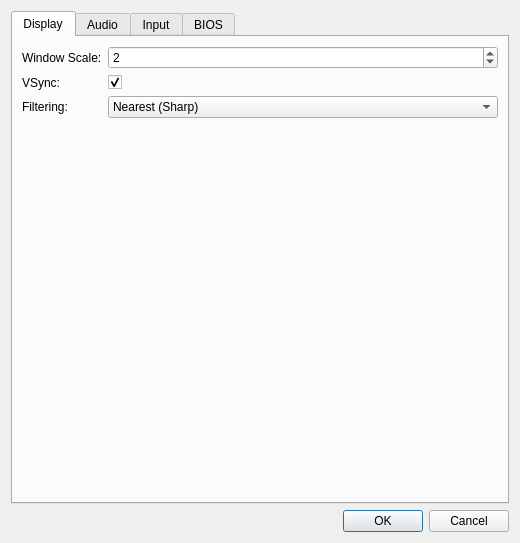
<?xml version="1.0" encoding="UTF-8"?>
<ui version="4.0">
 <class>ConfigDialog</class>
 <widget class="QDialog" name="ConfigDialog">
  <property name="geometry">
   <rect>
    <x>0</x>
    <y>0</y>
    <width>520</width>
    <height>500</height>
   </rect>
  </property>
  <property name="windowTitle">
   <string>Configuration</string>
  </property>
  <layout class="QVBoxLayout" name="verticalLayout">
   <item>
    <widget class="QTabWidget" name="tabWidget">
     <property name="currentIndex">
      <number>0</number>
     </property>
     <widget class="QWidget" name="displayTab">
      <attribute name="title">
       <string>Display</string>
      </attribute>
      <layout class="QFormLayout" name="formLayout">
       <item row="0" column="0">
        <widget class="QLabel" name="scaleLabel">
         <property name="text">
          <string>Window Scale:</string>
         </property>
        </widget>
       </item>
       <item row="0" column="1">
        <widget class="QSpinBox" name="scaleSpinBox">
         <property name="minimum">
          <number>1</number>
         </property>
         <property name="maximum">
          <number>6</number>
         </property>
         <property name="value">
          <number>2</number>
         </property>
        </widget>
       </item>
       <item row="1" column="0">
        <widget class="QLabel" name="vsyncLabel">
         <property name="text">
          <string>VSync:</string>
         </property>
        </widget>
       </item>
       <item row="1" column="1">
        <widget class="QCheckBox" name="vsyncCheckBox">
         <property name="checked">
          <bool>true</bool>
         </property>
        </widget>
       </item>
       <item row="2" column="0">
        <widget class="QLabel" name="filterLabel">
         <property name="text">
          <string>Filtering:</string>
         </property>
        </widget>
       </item>
       <item row="2" column="1">
        <widget class="QComboBox" name="filterComboBox">
         <item>
          <property name="text">
           <string>Nearest (Sharp)</string>
          </property>
         </item>
         <item>
          <property name="text">
           <string>Linear (Smooth)</string>
          </property>
         </item>
        </widget>
       </item>
      </layout>
     </widget>
     <widget class="QWidget" name="audioTab">
      <attribute name="title">
       <string>Audio</string>
      </attribute>
      <layout class="QFormLayout" name="formLayout_2">
       <item row="0" column="0">
        <widget class="QLabel" name="enableAudioLabel">
         <property name="text">
          <string>Enable Audio:</string>
         </property>
        </widget>
       </item>
       <item row="0" column="1">
        <widget class="QCheckBox" name="enableAudioCheckBox">
         <property name="checked">
          <bool>true</bool>
         </property>
        </widget>
       </item>
       <item row="1" column="0">
        <widget class="QLabel" name="volumeLabel">
         <property name="text">
          <string>Volume:</string>
         </property>
        </widget>
       </item>
       <item row="1" column="1">
        <widget class="QSlider" name="volumeSlider">
         <property name="maximum">
          <number>100</number>
         </property>
         <property name="value">
          <number>80</number>
         </property>
         <property name="orientation">
          <enum>Qt::Horizontal</enum>
         </property>
        </widget>
       </item>
      </layout>
     </widget>
     <widget class="QWidget" name="inputTab">
      <attribute name="title">
       <string>Input</string>
      </attribute>
      <layout class="QVBoxLayout" name="verticalLayout_3">
       <item>
        <widget class="QLabel" name="inputInfoLabel">
         <property name="text">
          <string>Click a binding, then press the key you want to use. Escape cancels.</string>
         </property>
         <property name="wordWrap">
          <bool>true</bool>
         </property>
        </widget>
       </item>
       <item>
        <widget class="QGroupBox" name="dpadGroupBox">
         <property name="title">
          <string>D-Pad</string>
         </property>
         <layout class="QFormLayout" name="formLayout_dpad">
          <item row="0" column="0">
           <widget class="QLabel" name="upLabel">
            <property name="text">
             <string>Up:</string>
            </property>
           </widget>
          </item>
          <item row="0" column="1">
           <widget class="KeyCaptureButton" name="upKeyButton">
            <property name="text">
             <string>Up</string>
            </property>
           </widget>
          </item>
          <item row="1" column="0">
           <widget class="QLabel" name="downLabel">
            <property name="text">
             <string>Down:</string>
            </property>
           </widget>
          </item>
          <item row="1" column="1">
           <widget class="KeyCaptureButton" name="downKeyButton">
            <property name="text">
             <string>Down</string>
            </property>
           </widget>
          </item>
          <item row="2" column="0">
           <widget class="QLabel" name="leftLabel">
            <property name="text">
             <string>Left:</string>
            </property>
           </widget>
          </item>
          <item row="2" column="1">
           <widget class="KeyCaptureButton" name="leftKeyButton">
            <property name="text">
             <string>Left</string>
            </property>
           </widget>
          </item>
          <item row="3" column="0">
           <widget class="QLabel" name="rightLabel">
            <property name="text">
             <string>Right:</string>
            </property>
           </widget>
          </item>
          <item row="3" column="1">
           <widget class="KeyCaptureButton" name="rightKeyButton">
            <property name="text">
             <string>Right</string>
            </property>
           </widget>
          </item>
         </layout>
        </widget>
       </item>
       <item>
        <layout class="QHBoxLayout" name="horizontalLayout_groups">
         <item>
          <widget class="QGroupBox" name="buttonsGroupBox">
           <property name="title">
            <string>Buttons</string>
           </property>
           <layout class="QFormLayout" name="formLayout_buttons">
            <item row="0" column="0">
             <widget class="QLabel" name="button1Label">
              <property name="text">
               <string>Button 1:</string>
              </property>
             </widget>
            </item>
            <item row="0" column="1">
             <widget class="KeyCaptureButton" name="button1KeyButton">
              <property name="text">
               <string>Z</string>
              </property>
             </widget>
            </item>
            <item row="1" column="0">
             <widget class="QLabel" name="button2Label">
              <property name="text">
               <string>Button 2:</string>
              </property>
             </widget>
            </item>
            <item row="1" column="1">
             <widget class="KeyCaptureButton" name="button2KeyButton">
              <property name="text">
               <string>X</string>
              </property>
             </widget>
            </item>
            <item row="2" column="0">
             <widget class="QLabel" name="button3Label">
              <property name="text">
               <string>Button 3:</string>
              </property>
             </widget>
            </item>
            <item row="2" column="1">
             <widget class="KeyCaptureButton" name="button3KeyButton">
              <property name="text">
               <string>C</string>
              </property>
             </widget>
            </item>
            <item row="3" column="0">
             <widget class="QLabel" name="button4Label">
              <property name="text">
               <string>Button 4:</string>
              </property>
             </widget>
            </item>
            <item row="3" column="1">
             <widget class="KeyCaptureButton" name="button4KeyButton">
              <property name="text">
               <string>V</string>
              </property>
             </widget>
            </item>
           </layout>
          </widget>
         </item>
         <item>
          <widget class="QGroupBox" name="shoulderGroupBox">
           <property name="title">
            <string>Bumpers / Triggers</string>
           </property>
           <layout class="QFormLayout" name="formLayout_shoulder">
            <item row="0" column="0">
             <widget class="QLabel" name="bigLeftLabel">
              <property name="text">
               <string>Left Bumper:</string>
              </property>
             </widget>
            </item>
            <item row="0" column="1">
             <widget class="KeyCaptureButton" name="bigLeftKeyButton">
              <property name="text">
               <string>A</string>
              </property>
             </widget>
            </item>
            <item row="1" column="0">
             <widget class="QLabel" name="littleLeftLabel">
              <property name="text">
               <string>Left Trigger:</string>
              </property>
             </widget>
            </item>
            <item row="1" column="1">
             <widget class="KeyCaptureButton" name="littleLeftKeyButton">
              <property name="text">
               <string>S</string>
              </property>
             </widget>
            </item>
            <item row="2" column="0">
             <widget class="QLabel" name="littleRightLabel">
              <property name="text">
               <string>Right Trigger:</string>
              </property>
             </widget>
            </item>
            <item row="2" column="1">
             <widget class="KeyCaptureButton" name="littleRightKeyButton">
              <property name="text">
               <string>D</string>
              </property>
             </widget>
            </item>
            <item row="3" column="0">
             <widget class="QLabel" name="bigRightLabel">
              <property name="text">
               <string>Right Bumper:</string>
              </property>
             </widget>
            </item>
            <item row="3" column="1">
             <widget class="KeyCaptureButton" name="bigRightKeyButton">
              <property name="text">
               <string>F</string>
              </property>
             </widget>
            </item>
           </layout>
          </widget>
         </item>
        </layout>
       </item>
       <item>
        <widget class="QGroupBox" name="systemGroupBox">
         <property name="title">
          <string>System</string>
         </property>
         <layout class="QFormLayout" name="formLayout_system">
          <item row="0" column="0">
           <widget class="QLabel" name="menuLabel">
            <property name="text">
             <string>Menu (Select):</string>
            </property>
           </widget>
          </item>
          <item row="0" column="1">
           <widget class="KeyCaptureButton" name="menuKeyButton">
            <property name="text">
             <string>Shift</string>
            </property>
           </widget>
          </item>
          <item row="1" column="0">
           <widget class="QLabel" name="pauseLabel">
            <property name="text">
             <string>Pause (Start):</string>
            </property>
           </widget>
          </item>
          <item row="1" column="1">
           <widget class="KeyCaptureButton" name="pauseKeyButton">
            <property name="text">
             <string>Return</string>
            </property>
           </widget>
          </item>
         </layout>
        </widget>
       </item>
       <item>
        <layout class="QHBoxLayout" name="horizontalLayout_resetKeys">
         <item>
          <spacer name="horizontalSpacer_resetKeys">
           <property name="orientation">
            <enum>Qt::Horizontal</enum>
           </property>
           <property name="sizeHint" stdset="0">
            <size>
             <width>40</width>
             <height>20</height>
            </size>
           </property>
          </spacer>
         </item>
         <item>
          <widget class="QPushButton" name="resetKeysButton">
           <property name="text">
            <string>Reset to Defaults</string>
           </property>
          </widget>
         </item>
        </layout>
       </item>
      </layout>
     </widget>
     <widget class="QWidget" name="biosTab">
      <attribute name="title">
       <string>BIOS</string>
      </attribute>
      <layout class="QVBoxLayout" name="verticalLayout_bios">
       <item>
        <widget class="QLabel" name="biosInfoLabel">
         <property name="text">
          <string>Optional CPU Boot ROM that runs before any cartridge, e.g. to verify a signed ROM or show a splash screen. Leave blank to use the built-in minimal stub.</string>
         </property>
         <property name="wordWrap">
          <bool>true</bool>
         </property>
        </widget>
       </item>
       <item>
        <layout class="QHBoxLayout" name="horizontalLayout_bios">
         <item>
          <widget class="QLineEdit" name="biosPathEdit">
           <property name="readOnly">
            <bool>true</bool>
           </property>
           <property name="placeholderText">
            <string>(built-in stub)</string>
           </property>
          </widget>
         </item>
         <item>
          <widget class="QPushButton" name="biosBrowseButton">
           <property name="text">
            <string>Browse...</string>
           </property>
          </widget>
         </item>
         <item>
          <widget class="QPushButton" name="biosClearButton">
           <property name="text">
            <string>Clear</string>
           </property>
          </widget>
         </item>
        </layout>
       </item>
       <item>
        <widget class="QLabel" name="apuBiosInfoLabel">
         <property name="text">
          <string>Optional APU internal BIOS, e.g. one built from the ZPbootROM apu/internalBIOS sources - verifies and hands off to an audio program loaded into APU RAM. Leave blank to leave APU memory zero-filled (idle).</string>
         </property>
         <property name="wordWrap">
          <bool>true</bool>
         </property>
        </widget>
       </item>
       <item>
        <layout class="QHBoxLayout" name="horizontalLayout_apuBios">
         <item>
          <widget class="QLineEdit" name="apuBiosPathEdit">
           <property name="readOnly">
            <bool>true</bool>
           </property>
           <property name="placeholderText">
            <string>(none)</string>
           </property>
          </widget>
         </item>
         <item>
          <widget class="QPushButton" name="apuBiosBrowseButton">
           <property name="text">
            <string>Browse...</string>
           </property>
          </widget>
         </item>
         <item>
          <widget class="QPushButton" name="apuBiosClearButton">
           <property name="text">
            <string>Clear</string>
           </property>
          </widget>
         </item>
        </layout>
       </item>
       <item>
        <spacer name="verticalSpacer_bios">
         <property name="orientation">
          <enum>Qt::Vertical</enum>
         </property>
         <property name="sizeHint" stdset="0">
          <size>
           <width>20</width>
           <height>40</height>
          </size>
         </property>
        </spacer>
       </item>
      </layout>
     </widget>
    </widget>
   </item>
   <item>
    <widget class="QDialogButtonBox" name="buttonBox">
     <property name="orientation">
      <enum>Qt::Horizontal</enum>
     </property>
     <property name="standardButtons">
      <set>QDialogButtonBox::Cancel|QDialogButtonBox::Ok</set>
     </property>
    </widget>
   </item>
  </layout>
 </widget>
 <customwidgets>
  <customwidget>
   <class>KeyCaptureButton</class>
   <extends>QPushButton</extends>
   <header>keycapturebutton.h</header>
  </customwidget>
 </customwidgets>
 <resources/>
 <connections>
  <connection>
   <sender>buttonBox</sender>
   <signal>accepted()</signal>
   <receiver>ConfigDialog</receiver>
   <slot>accept()</slot>
   <hints>
    <hint type="sourcelabel">
     <x>248</x>
     <y>254</y>
    </hint>
    <hint type="destinationlabel">
     <x>157</x>
     <y>274</y>
    </hint>
   </hints>
  </connection>
  <connection>
   <sender>buttonBox</sender>
   <signal>rejected()</signal>
   <receiver>ConfigDialog</receiver>
   <slot>reject()</slot>
   <hints>
    <hint type="sourcelabel">
     <x>316</x>
     <y>260</y>
    </hint>
    <hint type="destinationlabel">
     <x>286</x>
     <y>274</y>
    </hint>
   </hints>
  </connection>
 </connections>
</ui>
